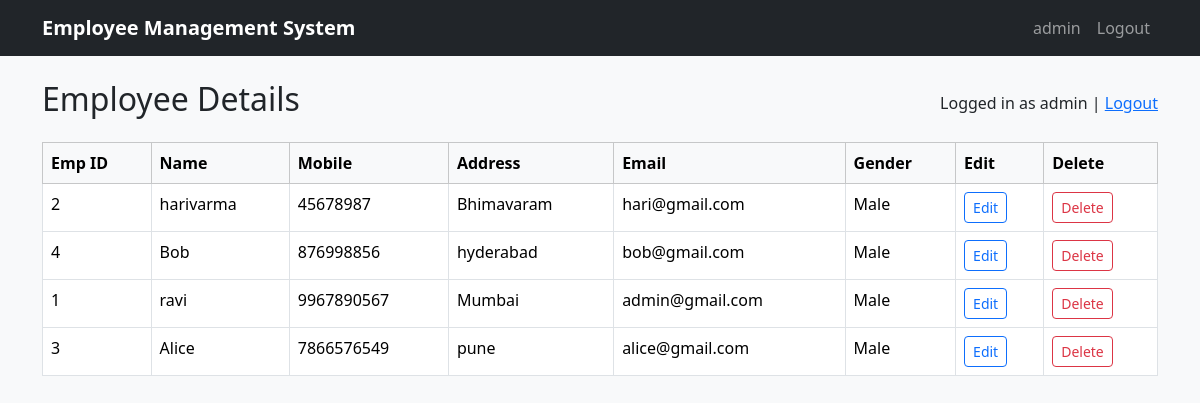
/users/employees/ (signed in), run on an earlier commit of the app's database.
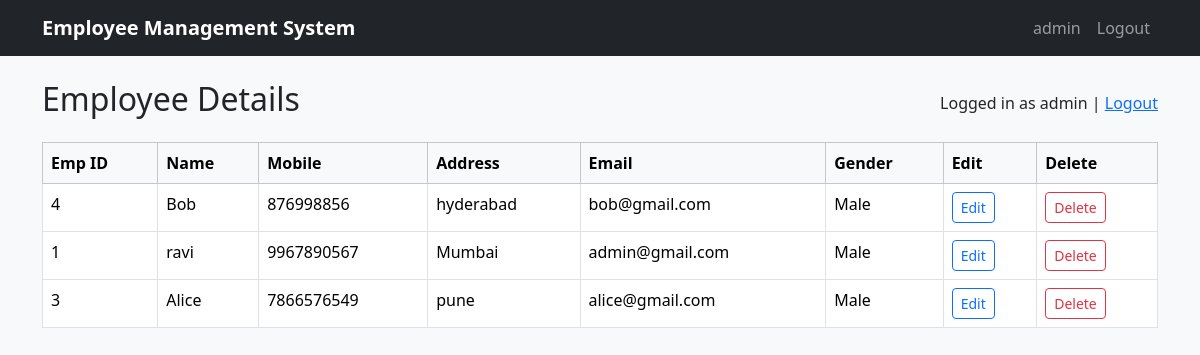
And on a later commit of the database.
### users/models.py (models this page shows, shortened)
class Employee(AbstractUser):
    employee_id = models.CharField(max_length=20, unique=True)
    name = models.CharField(max_length=100)
    mobile = models.CharField(
        max_length=15,
        blank=True,
        null=True,
        validators=[
            RegexValidator(
                regex=r'^\d{10,15}$',
                message='Enter a valid mobile number (10–15 digits, digits only).',
                code='invalid_mobile'
            )
        ]
    )
    address = models.TextField(blank=True, null=True)
    gender = models.CharField(
        max_length=10,
        choices=(("Male", "Male"), ("Female", "Female"), ("Other", "Other")),
    )
    REQUIRED_FIELDS = ["email", "employee_id", "name"]

### users/views.py (the view)
# urls.py: path('employees/', employee_list, name='employee_list'),
@login_required
def employee_list(request):
    employees = Employee.objects.all()
    return render(request, "users/employee_list.html", {"employees": employees})

### users/templates/users/employee_list.html (shortened to what this page needs)
{% extends "users/base.html" %}
{% block content %}
  <div class="d-flex justify-content-between align-items-center">
    <h2>Employee Details</h2>
    <div>
      Logged in as {{ user.username }} |
      <a href="{% url 'logout' %}">Logout</a>
    </div>
  </div>
  <table class="table table-bordered mt-3">
    <thead class="table-light">
      <tr>
        <th>Emp ID</th>
        <th>Name</th>
        <th>Mobile</th>
        <th>Address</th>
        <th>Email</th>
        <th>Gender</th>
        <th>Edit</th>
        <th>Delete</th>
      </tr>
    </thead>
    <tbody>
      {% for emp in employees %}
      <tr>
        <td>{{ emp.employee_id }}</td>
        <td>{{ emp.name }}</td>
        <td>{{ emp.mobile }}</td>
        <td>{{ emp.address }}</td>
        <td>{{ emp.email }}</td>
        <td>{{ emp.gender }}</td>
        <td>
          {% if emp == user or user.is_staff %}
            <a class="btn btn-sm btn-outline-primary" href="{% url 'edit_employee' emp.id %}">Edit</a>
          {% else %}
            <button class="btn btn-sm btn-outline-secondary" disabled>Edit</button>
          {% endif %}
        </td>
        <td>
          {% if emp == user or user.is_staff %}
            <a class="btn btn-sm btn-outline-danger" href="{% url 'delete_employee' emp.id %}">Delete</a>
          {% else %}
            <button class="btn btn-sm btn-outline-secondary" disabled>Delete</button>
          {% endif %}
        </td>
      </tr>
      {% endfor %}
    </tbody>
  </table>
{% endblock %}

### users/templates/users/base.html (shortened to what this page needs)
<!doctype html>
<html lang="en">
<head>
  <link href="https://cdn.jsdelivr.net/npm/bootstrap@5.3.2/dist/css/bootstrap.min.css" rel="stylesheet">
</head>
<body>
  <nav class="navbar navbar-expand-lg navbar-dark bg-dark">
    <div class="container">
      <a class="navbar-brand" href="{% url 'employee_list' %}">Employee Management System</a>
      <div class="collapse navbar-collapse">
        <ul class="navbar-nav ms-auto">
          {% if user.is_authenticated %}
            <li class="nav-item">
              <a class="nav-link" href="#">{{ user.username }}</a>
            </li>
            <li class="nav-item">
              <a class="nav-link" href="{% url 'logout' %}">Logout</a>
            </li>
          {% endif %}
        </ul>
      </div>
    </div>
  </nav>
  <div class="container mt-4">
    {% block content %}{% endblock %}
  </div>
</body>
</html>

### users/templates/users/base.html (style rules this page uses)
body { background-color: #f8f9fa; }
.navbar-brand { font-weight: bold; }

What changed in the data, as far as the page shows it:
removed Employee: employee_id "2", name "harivarma", mobile "45678987", address "Bhimavaram", email "hari@gmail.com", gender "Male", shows "Edit", shows "Delete"
